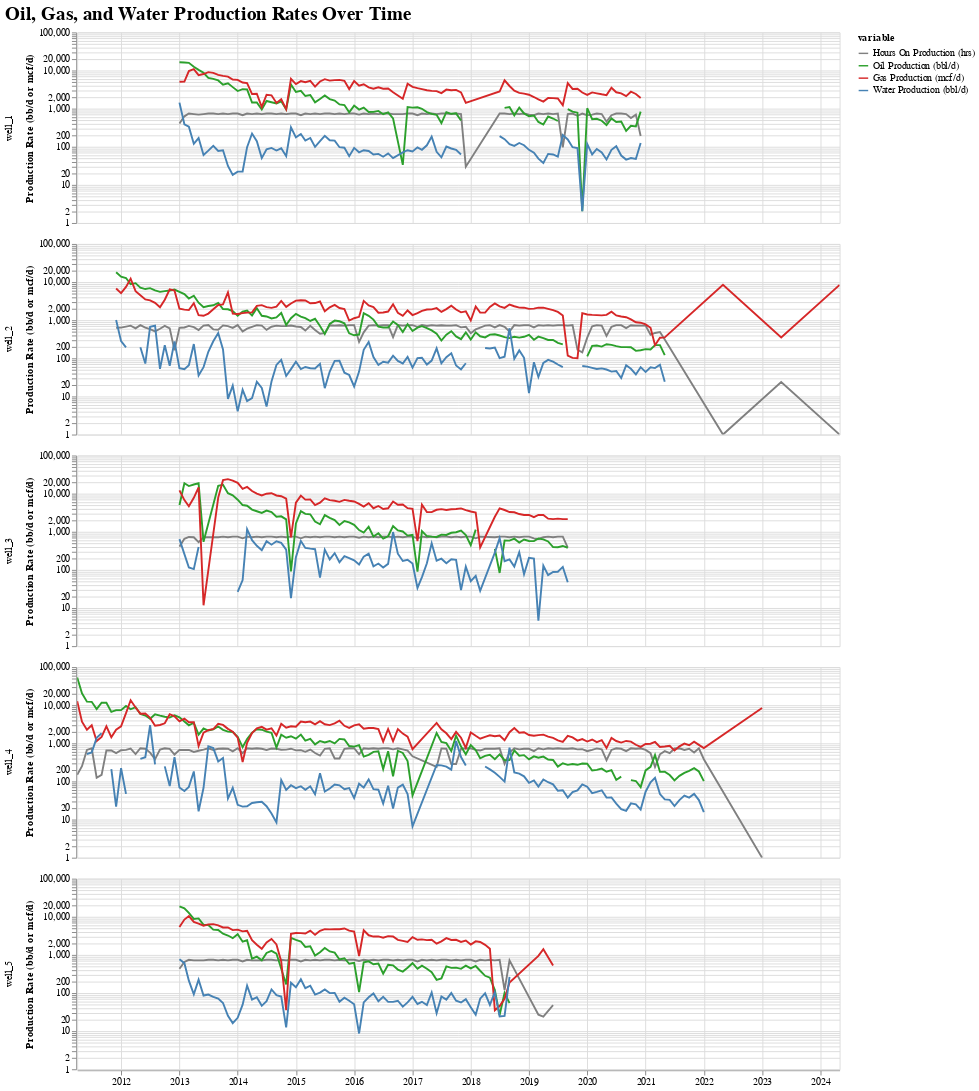

The notebook cell saved with this chart:
### Markdown cell above
#### Production Time Series Plots
- Traditionally oil and natural gas production is plotted on a semi-log plot over time.
- These production plots typically include daily average oil, gas, and water production rates as well as the hours on production.

### Code cell
# Create friendly labels for the core production columns used in the plot
prod_rate_dict = {
    'production_hours':'Hours On Production (hrs)',
    'oil_producing_daily_avg (bbl/day)':'Oil Production (bbl/d)',
    'gas_producing_daily_avg (mcf/day)':'Gas Production (mcf/d)',
    'water_producing_daily_avg (bbl/day)':'Water Production (bbl/d)'
}

# Convert the production data into a tidy, long-form DataFrame for Altair
prod_rate_chart_df = (
    df[['well_name', 'date'] + [k for k in prod_rate_dict.keys()]]
        .rename(prod_rate_dict, axis=1)
        .replace({0:np.nan})
        .melt(id_vars=['well_name', 'date'], value_vars=[v for v in prod_rate_dict.values()])
)

# Plot log-scaled time series for oil, gas, water, and runtime across each well
alt.Chart(prod_rate_chart_df).mark_line().encode(
    alt.X('date:T').title(None),
    alt.Y('value:Q').scale(type='log').title('Production Rate (bb/d or mcf/d)'),
    alt.Color('variable:N').scale(domain=[v for v in prod_rate_dict.values()], range=['grey', '#2ca02c', '#d62728', 'steelblue']),
    alt.Row('well_name:N').title(None),
    alt.Tooltip(['value:Q'])
).properties(
    height = 200,
    width = 800,
    title=alt.Title('Oil, Gas, and Water Production Rates Over Time', fontSize=20, anchor='start')
).interactive()

### Figure 1 — Vega-Lite specification as saved in the notebook (floating-point values rounded to 4 significant figures; data arrays with more than 128 entries replaced by an {"elided": "..."} marker saying what was removed)
{"config": {"view": {"continuousWidth": 300, "continuousHeight": 300}}, "data": {"name": "data-9b0afecd0b92884edc8b2e8248e6becd"}, "mark": {"type": "line"}, "encoding": {"color": {"field": "variable", "scale": {"domain": ["Hours On Production (hrs)", "Oil Production (bbl/d)", "Gas Production (mcf/d)", "Water Production (bbl/d)"], "range": ["grey", "#2ca02c", "#d62728", "steelblue"]}, "type": "nominal"}, "row": {"field": "well_name", "title": null, "type": "nominal"}, "tooltip": [{"field": "value", "type": "quantitative"}], "x": {"field": "date", "title": null, "type": "temporal"}, "y": {"field": "value", "scale": {"type": "log"}, "title": "Production Rate (bb/d or mcf/d)", "type": "quantitative"}}, "height": 200, "params": [{"name": "param_1", "select": {"type": "interval", "encodings": ["x", "y"]}, "bind": "scales"}], "title": {"text": "Oil, Gas, and Water Production Rates Over Time", "anchor": "start", "fontSize": 20}, "width": 800, "$schema": "https://vega.github.io/schema/vega-lite/v5.20.1.json", "datasets": {"data-9b0afecd0b92884edc8b2e8248e6becd": {"elided": "1928 records"}}}
